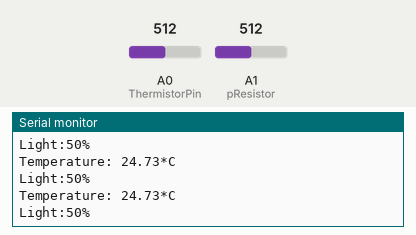
Recording of a program running on a simulated Arduino Nano, built with avr-gcc and run on an emulated ATmega328P. Parts: the last lines printed to the serial monitor. Inputs (shaded band) come from the test bench; at power-on: A0 (ThermistorPin) = 512, A1 (pResistor) = 512.

Above: at 1.3 s.
1.4 s: A0 (ThermistorPin) set to 716
At 1.82 s:
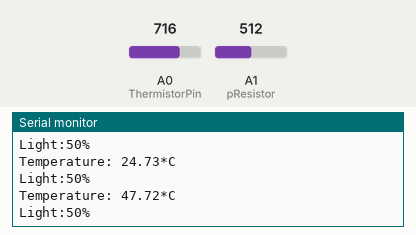
2.9 s: A1 (pResistor) set to 716
At 3.33 s:
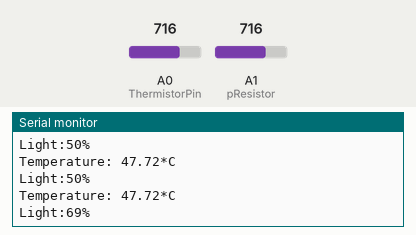
4.4 s: A0 (ThermistorPin) set to 900
At 4.83 s:
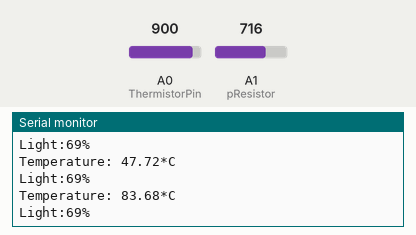
5.9 s: A1 (pResistor) set to 900
At 6.33 s:
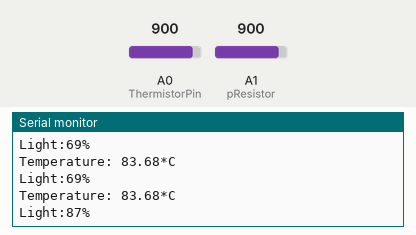
Timing chart, 0 to 8.4 s (numbered marks = the images above; inputs shaded):
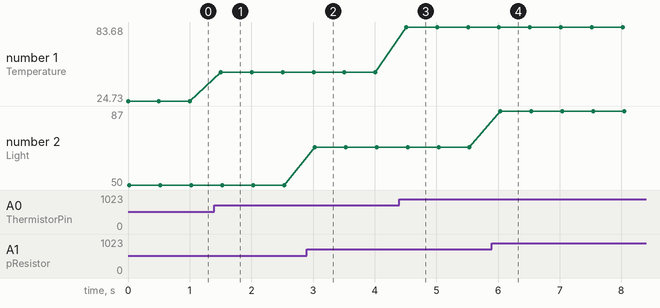

The program:

main.cpp
```cpp
#include <Arduino.h>
/////////Zmienne / Variables////////
const int pResistor = 1;
int ThermistorPin = 0;
int Vo;
int value;
float R1 = 10000;
float logR2, R2, T, Tc;
float c1 = 1.009249522e-03, c2 = 2.378405444e-04, c3 = 2.019202697e-07;
////////////////////////////////////

////////Przygotowanie / Prepare////////
void setup() {
Serial.begin(9600);
pinMode(pResistor, INPUT);
}
///////////////////////////////////////

////////Odczyty / Readings////////
void loop() {
  value = analogRead(pResistor);
  Vo = analogRead(ThermistorPin);
  R2 = R1 * (1023.0 / (float)Vo - 1.0);
  logR2 = log(R2);
  T = (1.0 / (c1 + c2*logR2 + c3*logR2*logR2*logR2));
  Tc = T - 273.15;
  value = map(value, 0, 1023, 0, 100);
//////////////////////////////////

////////wysyłanie danych / Sending data////////
  Serial.print("Temperature: ");
  Serial.print(Tc);
  Serial.println("*C");
  Serial.print("Light:");
  Serial.print(value);
  Serial.println("%");
  delay(500);
}
////////////////////////////////////////////////
///           Made By Pastel 2020.           ///
////////////////////////////////////////////////
```

Measured:
- after the input at 1.4 s, the serial monitor: prints a new line after 0.10 s (image 1)
- after the input at 2.9 s, the serial monitor: prints a new line after 0.13 s (image 2)
- after the input at 4.4 s, the serial monitor: prints a new line after 0.11 s (image 3)
- after the input at 5.9 s, the serial monitor: prints a new line after 0.14 s (image 4)
- plotted number 1: 24.73 → 47.72 after the input at 1.4 s, 47.72 → 83.68 after the input at 4.4 s
- plotted number 2: 50 → 69 after the input at 2.9 s, 69 → 87 after the input at 5.9 s
